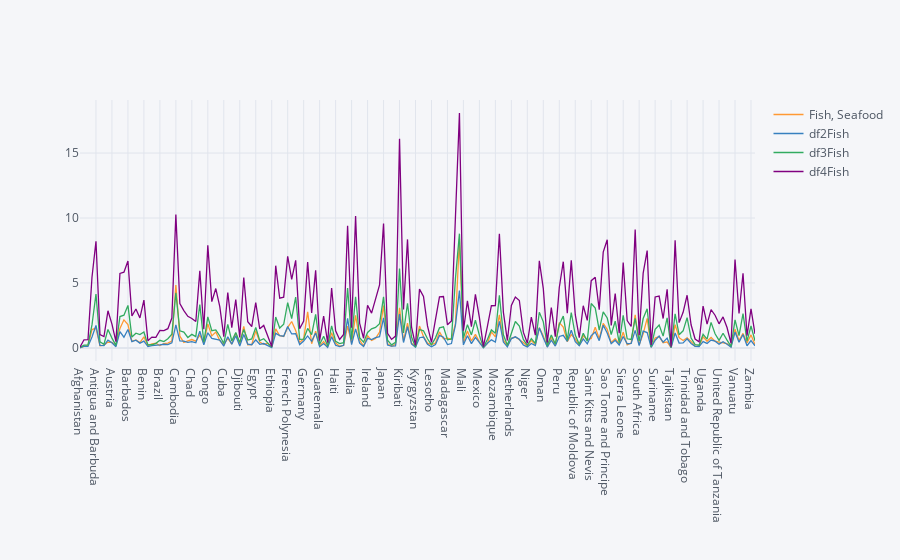

Here is the notebook cell this chart was saved with:
### Code cell
data_concat[['Fish, Seafood','df2Fish','df3Fish','df4Fish']].iplot()

### Figure 1 — Plotly figure (JSON) as saved in the notebook; plotly's stock layout.template omitted (floating-point values rounded to 4 significant figures; data arrays with more than 128 entries replaced by an {"elided": "..."} marker saying what was removed)
{"data": [{"line": {"color": "rgba(255, 153, 51, 1.0)", "dash": "solid", "shape": "linear", "width": 1.3}, "mode": "lines", "name": "Fish, Seafood", "text": "", "type": "scatter", "x": {"elided": "170 str values"}, "y": {"elided": "170 float values"}}, {"line": {"color": "rgba(55, 128, 191, 1.0)", "dash": "solid", "shape": "linear", "width": 1.3}, "mode": "lines", "name": "df2Fish", "text": "", "type": "scatter", "x": {"elided": "170 str values"}, "y": {"elided": "170 float values"}}, {"line": {"color": "rgba(50, 171, 96, 1.0)", "dash": "solid", "shape": "linear", "width": 1.3}, "mode": "lines", "name": "df3Fish", "text": "", "type": "scatter", "x": {"elided": "170 str values"}, "y": {"elided": "170 float values"}}, {"line": {"color": "rgba(128, 0, 128, 1.0)", "dash": "solid", "shape": "linear", "width": 1.3}, "mode": "lines", "name": "df4Fish", "text": "", "type": "scatter", "x": {"elided": "170 str values"}, "y": {"elided": "170 float values"}}], "layout": {"legend": {"bgcolor": "#F5F6F9", "font": {"color": "#4D5663"}}, "paper_bgcolor": "#F5F6F9", "plot_bgcolor": "#F5F6F9", "title": {"font": {"color": "#4D5663"}}, "xaxis": {"gridcolor": "#E1E5ED", "showgrid": true, "tickfont": {"color": "#4D5663"}, "title": {"font": {"color": "#4D5663"}, "text": ""}, "zerolinecolor": "#E1E5ED"}, "yaxis": {"gridcolor": "#E1E5ED", "showgrid": true, "tickfont": {"color": "#4D5663"}, "title": {"font": {"color": "#4D5663"}, "text": ""}, "zerolinecolor": "#E1E5ED"}}}
